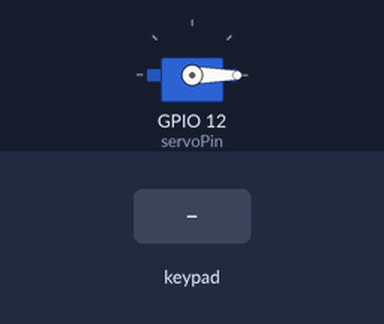
A sketch run on a simulated ESP32. Parts: servo. The inputs (shaded band) are chosen by the test bench. WiFi joins after 1.5 s; servers stay silent unless stated; uploads are accepted with an empty reply; what the sketch prints to the serial monitor is not drawn.

Above: at 2.7 s.
2.8 s: keypad keys 1 9 1 8 5 1 7 pressed 0.4 s apart
At 4.9 s:
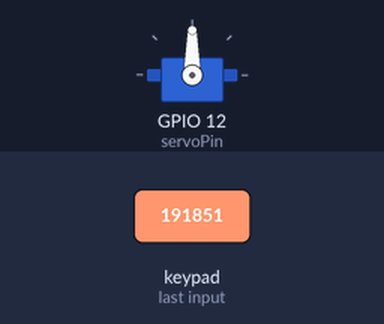
11.6 s: keypad keys 1 9 1 8 5 1 7 # pressed 0.4 s apart
At 25.1 s:
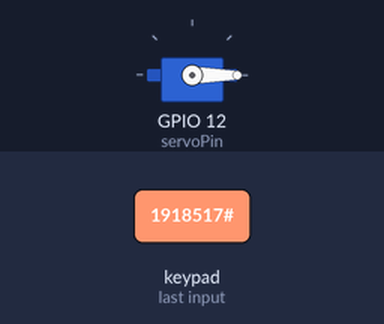
Timing chart, 0 to 26.6 s (numbered marks = the images above; inputs shaded):
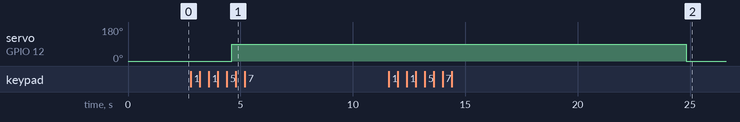

The sketch:

esp32_vault_code.ino
```cpp
#include <WiFi.h>
#include <HTTPClient.h>
#include <ArduinoJson.h>
#include <Keypad.h>
#include <ESP32Servo.h>

// WiFi credentials
const char* ssid = "YOUR_WIFI_SSID";
const char* password = "YOUR_WIFI_PASSWORD";

// Server details
const char* serverURL = "http://your-django-server.com/api/verify-otp/";

// Keypad setup
const byte ROWS = 4;
const byte COLS = 4;
char keys[ROWS][COLS] = {
  {'1','2','3','A'},
  {'4','5','6','B'},
  {'7','8','9','C'},
  {'*','0','#','D'}
};
byte rowPins[ROWS] = {19, 18, 5, 17};
byte colPins[COLS] = {16, 4, 2, 15};
Keypad keypad = Keypad(makeKeymap(keys), rowPins, colPins, ROWS, COLS);

// Servo for lock mechanism
Servo lockServo;
const int servoPin = 12;
const int lockPosition = 0;    // Locked position
const int unlockPosition = 90; // Unlocked position

// Variables
String enteredOTP = "";
const int maxOTPLength = 5;
bool vaultOpen = false;
unsigned long openTime = 0;
const unsigned long openDuration = 10000;

void setup() {
  Serial.begin(115200);

  // Initialize servo
  lockServo.attach(servoPin);
  lockServo.write(lockPosition); // Start locked


  WiFi.begin(ssid, password);
  Serial.print("Connecting to WiFi");
  while (WiFi.status() != WL_CONNECTED) {
    delay(500);
    Serial.print(".");
  }
  Serial.println();
  Serial.println("WiFi connected!");
  Serial.print("IP address: ");
  Serial.println(WiFi.localIP());

  Serial.println("Vault System Ready");
  Serial.println("Enter 5-digit OTP using keypad:");
}

void loop() {
  char key = keypad.getKey();

  // keypad input
  if (key) {
    Serial.println(key);

    if (key >= '0' && key <= '9') {
      if (enteredOTP.length() < maxOTPLength) {
        enteredOTP += key;
        Serial.print("OTP: ");
        for (int i = 0; i < enteredOTP.length(); i++) {
          Serial.print("*");
        }
        Serial.println();

        if (enteredOTP.length() == maxOTPLength) {
          verifyOTP(enteredOTP);
          enteredOTP = ""; // Reset
        }
      }
    }
    else if (key == '*') {
      enteredOTP = "";
      Serial.println("OTP cleared");
    }
    else if (key == '#') {
      if (enteredOTP.length() > 0) {
        verifyOTP(enteredOTP);
        enteredOTP = "";
      }
    }
  }

  //close vault after 10 seconds
  if (vaultOpen && (millis() - openTime > openDuration)) {
    closeVault();
  }

  delay(100);
}

void verifyOTP(String otp) {
  if (WiFi.status() == WL_CONNECTED) {
    HTTPClient http;
    http.begin(serverURL);
    http.addHeader("Content-Type", "application/json");

    // Create JSON payload
    DynamicJsonDocument doc(1024);
    doc["otp_code"] = otp;

    String requestBody;
    serializeJson(doc, requestBody);

    Serial.println("Verifying OTP: " + otp);

    int httpResponseCode = http.POST(requestBody);

    if (httpResponseCode > 0) {
      String response = http.getString();
      Serial.println("Response: " + response);

      // Parse response
      DynamicJsonDocument responseDoc(1024);
      deserializeJson(responseDoc, response);

      if (httpResponseCode == 200) {
        // OTP verified successfully
        String message = responseDoc["message"];
        String itemName = responseDoc["item_name"];

        Serial.println("OK " + message);
        Serial.println("Item: " + itemName);

        openVault();
      } else {
        // OTP verification failed
        String error = responseDoc["error"];
        Serial.println("X " + error);
      }
    } else {
      Serial.println("Error: HTTP " + String(httpResponseCode));
    }

    http.end();
  } else {
    Serial.println("WiFi not connected");
  }
}

void openVault() {
  Serial.println(" VAULT OPENING...");
  lockServo.write(unlockPosition);
  vaultOpen = true;
  openTime = millis();

  // Optional: Add LED, buzzer, or display feedback
  Serial.println("Vault will close automatically in 10 seconds");
}

void closeVault() {
  Serial.println(" VAULT CLOSING...");
  lockServo.write(lockPosition);
  vaultOpen = false;
  Serial.println("Vault secured. Ready for next OTP.");
}
```

Measured:
- after the input at 2.8 s, servo on GPIO 12 (servoPin): 0° → 90° after 1.8 s
- after the input at 11.6 s, servo on GPIO 12 (servoPin): 90° → 0° after 13.2 s instead of 3.1 s
